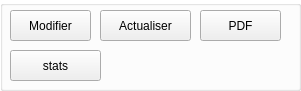
     <widget class="QGroupBox" name="groupBox_51">
      <property name="geometry">
       <rect>
        <x>740</x>
        <y>400</y>
        <width>301</width>
        <height>91</height>
       </rect>
      </property>
      <property name="styleSheet">
       <string notr="true">QGroupBox{
color: rgb(20, 72, 149);
background-color: transparent;
}
QComboBox{
border-radius: 10px;
    border: 1px solid transparent;
	color: rgb(25, 139, 186);
}</string>
      </property>
      <property name="title">
       <string/>
      </property>
      <widget class="QPushButton" name="pushButton_48">
       <property name="geometry">
        <rect>
         <x>200</x>
         <y>10</y>
         <width>81</width>
         <height>31</height>
        </rect>
       </property>
       <property name="text">
        <string>PDF</string>
       </property>
       <property name="icon">
        <iconset resource="Resources.qrc">
         <normaloff>:/new/prefix1/images/pdf.png</normaloff>:/new/prefix1/images/pdf.png</iconset>
       </property>
      </widget>
      <widget class="QPushButton" name="stats_7">
       <property name="geometry">
        <rect>
         <x>10</x>
         <y>50</y>
         <width>91</width>
         <height>31</height>
        </rect>
       </property>
       <property name="toolTip">
        <string>Valider</string>
       </property>
       <property name="styleSheet">
        <string notr="true"/>
       </property>
       <property name="text">
        <string>stats</string>
       </property>
       <property name="icon">
        <iconset resource="Resources.qrc">
         <normaloff>:/new/prefix1/images/stats.png</normaloff>:/new/prefix1/images/stats.png</iconset>
       </property>
      </widget>
      <widget class="QPushButton" name="pushButton_valid_37">
       <property name="geometry">
        <rect>
         <x>100</x>
         <y>10</y>
         <width>91</width>
         <height>31</height>
        </rect>
       </property>
       <property name="toolTip">
        <string>Valider</string>
       </property>
       <property name="styleSheet">
        <string notr="true"/>
       </property>
       <property name="text">
        <string>Actualiser</string>
       </property>
       <property name="icon">
        <iconset resource="Resources.qrc">
         <normaloff>:/new/prefix1/images/actualiser.png</normaloff>:/new/prefix1/images/actualiser.png</iconset>
       </property>
      </widget>
      <widget class="QPushButton" name="modifieremp">
       <property name="geometry">
        <rect>
         <x>10</x>
         <y>10</y>
         <width>81</width>
         <height>31</height>
        </rect>
       </property>
       <property name="text">
        <string>Modifier</string>
       </property>
       <property name="icon">
        <iconset resource="Resources.qrc">
         <normaloff>:/new/prefix1/images/modifier.png</normaloff>:/new/prefix1/images/modifier.png</iconset>
       </property>
      </widget>
     </widget>
